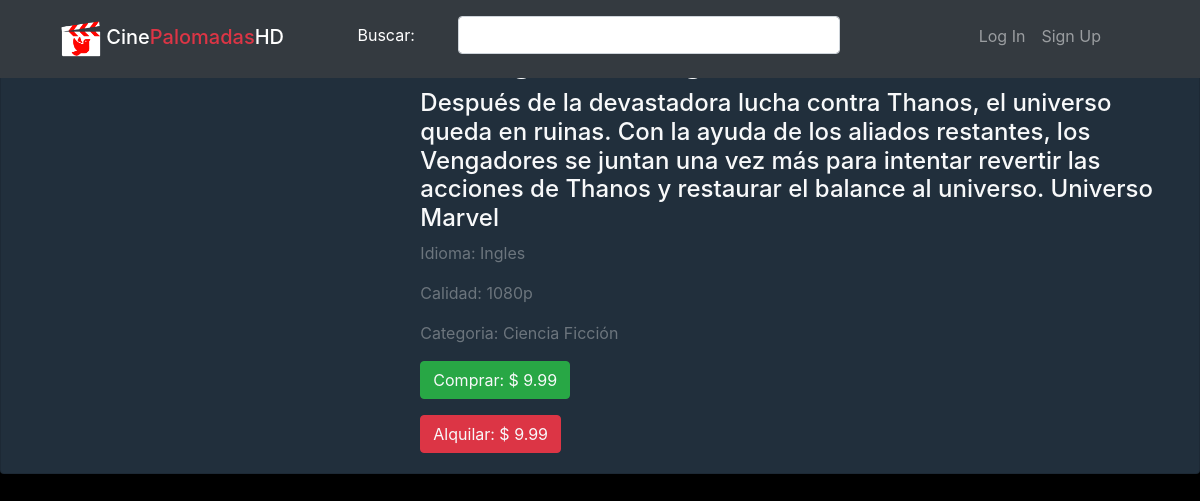
Before: /Pelicula/movie&id=4 with the older database file.
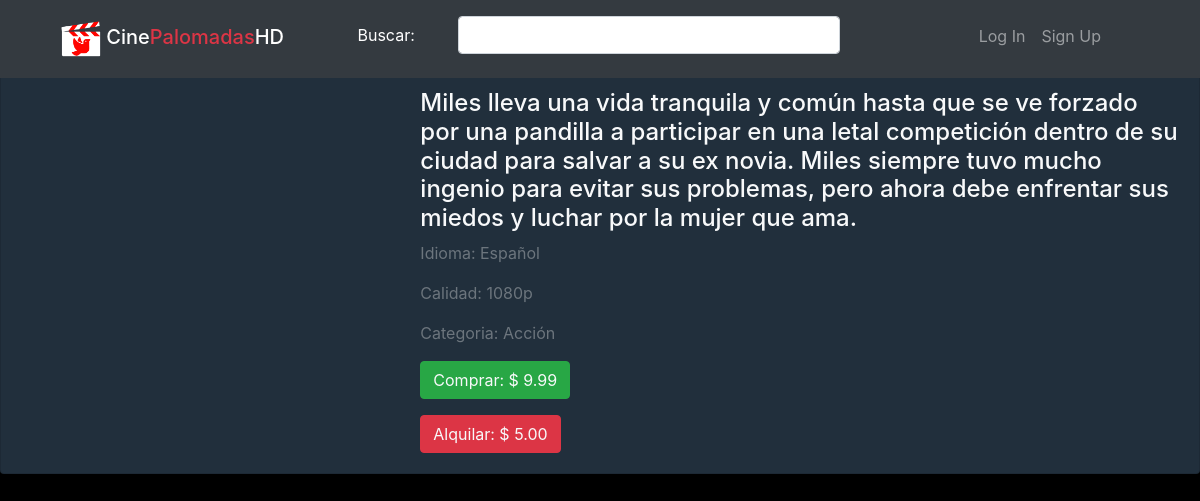
After: the same page with the newer database file.
### tables this page shows
CREATE TABLE `peliculas` (
  `idPelicula` int(11) NOT NULL,
  `nombre` varchar(100) NOT NULL,
  `descripcion` text NOT NULL,
  `idCategoria` int(11) NOT NULL,
  `idioma` varchar(25) NOT NULL,
  `idCalidad` int(11) NOT NULL,
  `precioCompra` decimal(3,2) NOT NULL,
  `precioAlquiler` decimal(3,2) NOT NULL,
  `stock` int(11) NOT NULL,
  `imagen` text NOT NULL,
  `disponibilidad` tinyint(1) NOT NULL
);

CREATE TABLE `calidad` (
  `idCalidad` int(11) NOT NULL,
  `calidad` varchar(10) NOT NULL
);

CREATE TABLE `categoria` (
  `idCategoria` int(11) NOT NULL,
  `nombreCategoria` varchar(100) NOT NULL
);

### controllers/PeliculaController.php (called while the page is built, shortened)
<?php
class PeliculaController
{
    public function movie()
    {
        require_once "models/Pelicula.php";
        $movies = new Pelicula();
        $movies->set_Id_Pelicula($_GET["id"]);
        $movie = $movies->Search();
        require_once "views/movie.php";
    }
}

### database/Conexion.php (called while the page is built, shortened)
<?php
class Conexion
{
    public function __construct()
    {
        try {
            $this->conn = new PDO("mysql:host=".DB_HOST.";dbname=".DB_NAME."", DB_USER, DB_PASSWORD);
            $this->conn->setAttribute(PDO::ATTR_ERRMODE, PDO::ERRMODE_EXCEPTION);
            $this->conn->exec("SET CHARACTER SET ".DB_CHARSET);
            return $this->conn;
        } catch (Exception $e) {
            print "!Error¡: " . $e->getMessage() . "</br>";
            die();
        }
    }
}

### models/Pelicula.php (called while the page is built, shortened)
<?php
require_once 'database/Conexion.php';
class Pelicula extends Conexion
{
    private $idPelicula;
    public function set_Id_Pelicula($idPelicula)
    {
        $this->idPelicula = $idPelicula;
    }
    public function get_Id_Pelicula()
    {
        return $this->idPelicula;
    }
    public function Search()
    {
        $sql = "SELECT * FROM ((peliculas INNER JOIN calidad ON peliculas.idCalidad = calidad.idCalidad) INNER JOIN categoria ON peliculas.idCategoria = categoria.idCategoria) WHERE idPelicula = ?";
        $stmt = $this->conn->prepare($sql);
        $result = $stmt->execute(array($this->get_Id_Pelicula()));
        $result = $stmt->fetch(PDO::FETCH_ASSOC);
        return $result;
    }
    public function verifyCompra($idPelicula, $idUsuario)
    {
        try {
            $sql = "SELECT * FROM compras WHERE idPelicula = ? AND idUsuario = ?";
        $stmt = $this->conn->prepare($sql);
        if ($stmt->execute(array($idPelicula, $idUsuario))) {
            $result = $stmt->fetch(PDO::FETCH_ASSOC);
            if ($result) {
                return true;
            } else {
                return false;
            }
        } else {
            echo $this->conn->error." ".$this->conn->errno;
        }
        } catch(Exception $ex) {
            echo $ex->getMessage();
            echo $this->conn->error." ".$this->conn->errno;
        }
    }
    public function verifyAlquiler($idPelicula, $idUsuario)
    {
        $sql = "SELECT * FROM alquileres WHERE idPelicula = ? AND idUsuario = ?";
        $stmt = $this->conn->prepare($sql);
        if ($stmt->execute(array($idPelicula, $idUsuario))) {
            $result = $stmt->fetch(PDO::FETCH_ASSOC);
            if ($result) {
                return true;
            } else {
                return false;
            }
        }
    }
}

### views/movie.php (the view, shortened to what this page needs)
<main>
    <div class="card mb-3 text-light" style="background-color: #212F3C;">
    <div class="row no-gutters">
        <div class="col-md-4">
        </div>
        <div class="col-md-8">
        <div class="card-body">
            <h5 class="card-title"><h1 class="text-light"><?= $movie["nombre"] ?></h1></h5>
            <h4 class="card-text"><?= $movie["descripcion"] ?></h4>
            <p class="text-muted">Idioma: <?= $movie["idioma"] ?></p>
            <p class="text-muted">Calidad: <?= $movie["calidad"] ?></p>
            <p class="text-muted">Categoria: <?= $movie["nombreCategoria"] ?></p>
            <div class="row col-12 mt-2" data-idpelicula="<?php echo $movie["idPelicula"]; ?>" data-idusuario="<?php echo $_SESSION['id']; ?>" data-nombre="<?php echo $movie["nombre"]; ?>">
                <?php
                    $peliculaAux = new Pelicula();
                ?>
                <div class="row col-12">
                    <?php if(!$peliculaAux->verifyCompra($movie["idPelicula"], $_SESSION["id"])) { ?>
                        <a class="btn btn-success btn-comprar" data-precio="<?php echo $movie['precioCompra'];?>">Comprar: $ <?= $movie["precioCompra"]; ?></a>
                    <?php } else { ?>
                        <p class="text-success">Ya compro esta pelicula</p>
                    <?php } ?>
                </div>
                <div class="row col-12 mt-3">
                    <?php if(!$peliculaAux->verifyAlquiler($movie["idPelicula"], $_SESSION["id"])) { ?>
                        <a class="btn btn-danger btn-alquilar" data-precio="<?php echo $movie['precioAlquiler'];?>">Alquilar: $ <?= $movie["precioAlquiler"]; ?></a>
                    <?php } else { ?>
                        <p class="text-success">Ya alquilo esta pelicula</p>
                    <?php } ?>
                </div>
            </div>
        </div>
        </div>
    </div>
    </div>
</main>

### views/header.php (shortened to what this page needs)
<!Doctype html>
<html lang="en">
  <head>
    <link rel="stylesheet" href="https://stackpath.bootstrapcdn.com/bootstrap/4.3.1/css/bootstrap.min.css">
    <link rel="stylesheet" href="<?= BASE_DIR ?>assets/css/style.css">
    <link rel="stylesheet" href="<?= BASE_DIR ?>assets/css/styleLogin.css">
    <link rel="stylesheet" href="https://use.fontawesome.com/releases/v5.1.1/css/all.css">
  </head>
  <body>

### index.php (shortened to what this page needs)
<?php
require_once "views/header.php";
$controller = DEFAULT_CONTROLLER;
if (!empty($_GET['controller'])) {
    $controller = $_GET['controller'];
}
$action = DEFAULT_ACTION;
if (!empty($_GET['action'])) {
    $action = $_GET['action'];
    if($action != "login" && $action != "signup") {
        require_once "views/navbar.php";
    }
} else {
    require_once "views/navbar.php";
}
$fullController = CONTROLLERS_DIR . $controller . "Controller.php";
if (is_file($fullController)) {
    $printController = new $controller();
} else {
    die("<h1>Controlador no localizado - 404 Not Found</h1>");
}
if (method_exists($printController, $action)) {
    $printController->$action();
} else {
    die("<h1>Metodo no definido - 404 Not Found</h1>");
}
require_once "views/footer.php";

### views/navbar.php
<div class="container-fluid bg-dark fixed-top">
  <div class="container">
    <nav class="navbar navbar-expand-lg navbar-dark bg-dark py-3">
      <div class="row w-100">
        <div class="col-md-3">
          <span class="navbar-brand mb-0 h1"><span><img class="img_titulo" src="<?= BASE_DIR . "assets/img/palomadas_logo.png" ?>" alt="Logo" /></span> Cine<span class="text-danger">Palomadas</span>HD</span>
        </div>
        <div class="col-md-6">
          <form class="form-inline">
            <label for="" class="text-white pr-3 w-25">Buscar: </label>
            <input class="form-control w-75" name="search" id="search" placeholder="Search" aria-label="Search">
          </form>
        </div>
        <div class="col-md-3">
          <div class="collapse navbar-collapse" id="navbarSupportedContent">
            <div class="navbar-nav ml-auto">
              <?php if (isset($_SESSION["nombre"]) && isset($_SESSION["rol"])) { ?>
                <?php if ($_SESSION["rol"] != "Usuario") : ?>
                  <a class="nav-link" href="<?= BASE_DIR . "Pelicula/save" ?>">Agregar Pelicula</a>
                  <a class="nav-link active" href="<?= BASE_DIR . "Home/Salir" ?>">
                    Salir
                  </a>
                <?php endif ?>
                <?php if ($_SESSION["rol"] == "Usuario") : ?>
                  <a class="nav-link" href="<?= BASE_DIR . "Home/favoritos&idUser=" . $_SESSION["id"] ?>">
                    Peliculas Favoritas
                  </a>
                <?php endif ?>
              <?php } else { ?>
                <a class="nav-link" href="<?= BASE_DIR . "Home/login" ?>">Log In</a>
                <a class="nav-link" href="<?= BASE_DIR . "Home/signup" ?>">Sign Up</a>
              <?php } ?>
            </div>
          </div>
        </div>
      </div>
    </nav>
  </div>
</div>

### views/footer.php (shortened to what this page needs)
  </body>
</html>

### assets/css/style.css (style rules this page uses)
html { scroll-behavior: smooth; }
body { margin: 0; background-color: #000; }
h1 { font-family: Arial; color: red; }
.img_titulo { width: 40px; height: auto; }

### assets/css/styleLogin.css (style rules this page uses)
::placeholder { color: white !important; opacity: 1; }

Changed rows visible on the page:
changed peliculas: descripcion "Después de la devastadora lucha contra Thanos, el universo queda en ruinas. Con la ayuda de los aliados restantes, los Vengadores se juntan una vez más para intentar revertir las acciones de Thanos y restaurar el balance al universo. Universo Marvel" → "Miles lleva una vida tranquila y común hasta que se ve forzado por una pandilla a participar en una letal competición dentro de su ciudad para salvar a su ex novia. Miles siempre tuvo mucho ingenio para evitar sus problemas, pero ahora debe enfrentar sus miedos y luchar por la mujer que ama."; idioma "Ingles" → "Español"; idCategoria.nombreCategoria "Ciencia Ficción" → "Acción"; precioAlquiler "9.99" → "5.00"
